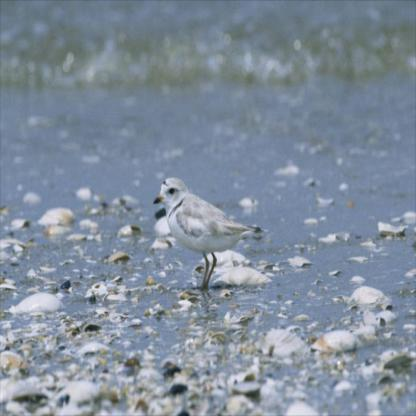
#> input picture data/classification_dataset/test/bird/004cc8de466969bc_jpg.rf.ca1ffa31f30a92a3987e689583983973.jpg, 416 x 416 px; its folder holds only this picture in this run
$ jupyter execute 01_data_exploration.ipynb   (shell and % lines are left out)
#> lines starting #> are read from the running program, lines starting #| are printed output that depends on the picture
[cell 1]

import os
from pathlib import Path
import random

import numpy as np
import pandas as pd
import matplotlib.pyplot as plt
import seaborn as sns
from PIL import Image

plt.style.use("default")

# 👇 IMPORTANT: if this notebook is inside "notebooks/" folder
# BASE_DIR should point to the project root (one level up)
BASE_DIR = Path("..")   # <-- FIXED

CLASSIFICATION_DIR = BASE_DIR / "data" / "classification_dataset"
DETECTION_DIR = BASE_DIR / "data" / "object_detection_Dataset"

print("Current notebook dir:", Path(".").resolve())
print("Project base dir    :", BASE_DIR.resolve())
print("Classification path :", CLASSIFICATION_DIR.resolve())
print("Detection path      :", DETECTION_DIR.resolve())

[cell 2]
def count_images_in_folder(class_dir):
    """
    Count number of image files in a given folder.
    """
    exts = {".jpg", ".jpeg", ".png", ".bmp"}
    return sum(1 for f in class_dir.iterdir() if f.suffix.lower() in exts)


def get_class_counts_classification(split_dir):
    """
    For a given split (train/valid/test), return dict {class_name: count}.
    """
    class_counts = {}
    if not split_dir.exists():
        print(f"[WARN] Split folder does not exist: {split_dir}")
        return class_counts

    for class_folder in sorted(split_dir.iterdir()):
        if class_folder.is_dir():
            class_name = class_folder.name
            count = count_images_in_folder(class_folder)
            class_counts[class_name] = count
    return class_counts

[cell 3]
splits = ["train", "valid", "test"]
records = []

for split in splits:
    split_dir = CLASSIFICATION_DIR / split
    class_counts = get_class_counts_classification(split_dir)

    for class_name, count in class_counts.items():
        records.append({
            "split": split,
            "class": class_name,
            "count": count
        })

df_class_counts = pd.DataFrame(records)
df_class_counts

[cell 4]
if not df_class_counts.empty:
    plt.figure(figsize=(8, 5))
    sns.barplot(data=df_class_counts, x="split", y="count", hue="class")
    plt.title("Number of Images per Class per Split (Classification Dataset)")
    plt.ylabel("Image Count")
    plt.show()
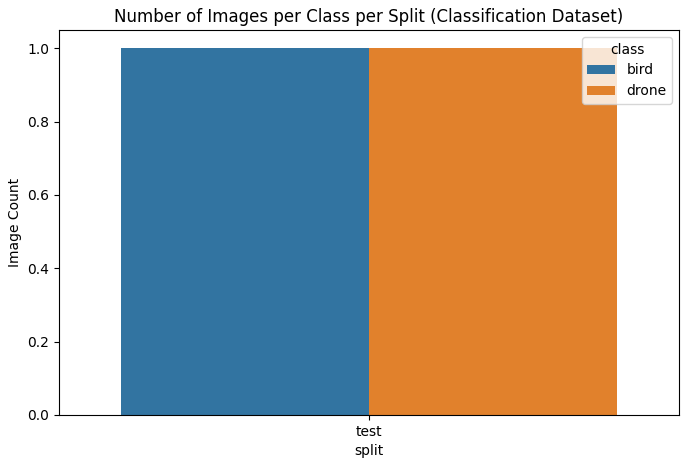
#> figure drawn by matplotlib, 1 panel
else:
    print("No class counts found. Check dataset paths.")

[cell 5]
def show_sample_images(split="train", class_name="bird", num_samples=6):
#> called with split = 'train', class_name = 'bird', num_samples = 6
    split_dir = CLASSIFICATION_DIR / split / class_name
    if not split_dir.exists():
        print(f"[ERROR] Folder does not exist: {split_dir}")
        return

    exts = {".jpg", ".jpeg", ".png", ".bmp"}
    image_files = [f for f in split_dir.iterdir() if f.suffix.lower() in exts]

    if len(image_files) == 0:
        print(f"No images found in {split_dir}")
        return

    num_samples = min(num_samples, len(image_files))
    sample_files = random.sample(image_files, num_samples)

    cols = 3
    rows = int(np.ceil(num_samples / cols))
    plt.figure(figsize=(4 * cols, 4 * rows))

    for i, img_path in enumerate(sample_files, 1):
        img = Image.open(img_path).convert("RGB")
#> img is the input picture: PIL image 416x416 RGB; mean R, G, B 128.2, 140.9, 155.8
        plt.subplot(rows, cols, i)
        plt.imshow(img)
        plt.title(f"{split}/{class_name}\n{img_path.name}")
        plt.axis("off")

    plt.tight_layout()
    plt.show()

# Show sample bird images
show_sample_images(split="train", class_name="bird", num_samples=6)

# Show sample drone images
show_sample_images(split="train", class_name="drone", num_samples=6)
#> call 2 of show_sample_images, with split = 'train', class_name = 'drone', num_samples = 6
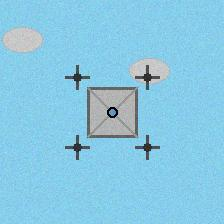
#> input picture data/classification_dataset/test/drone/drone_test_000.jpg, 224 x 224 px
#> in show_sample_images, img is the input picture: PIL image 224x224 RGB; mean R, G, B 136.8, 200.9, 227.3
